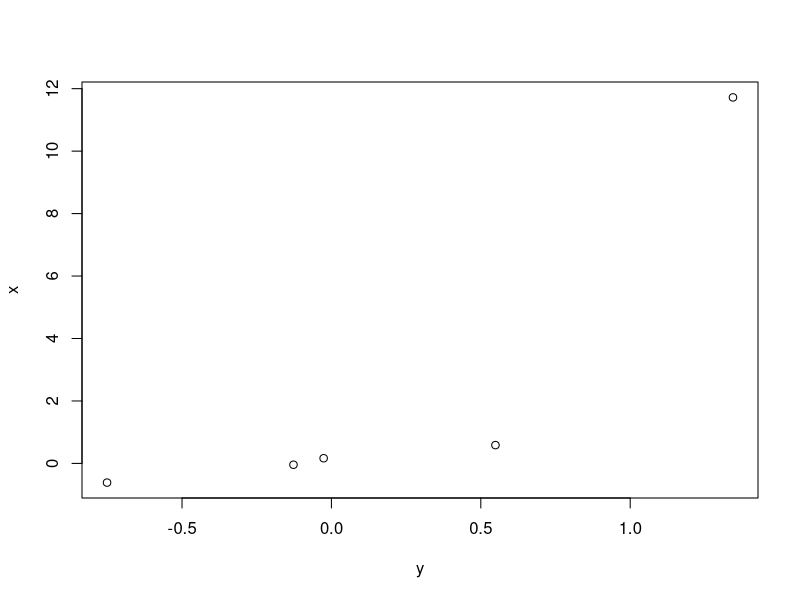
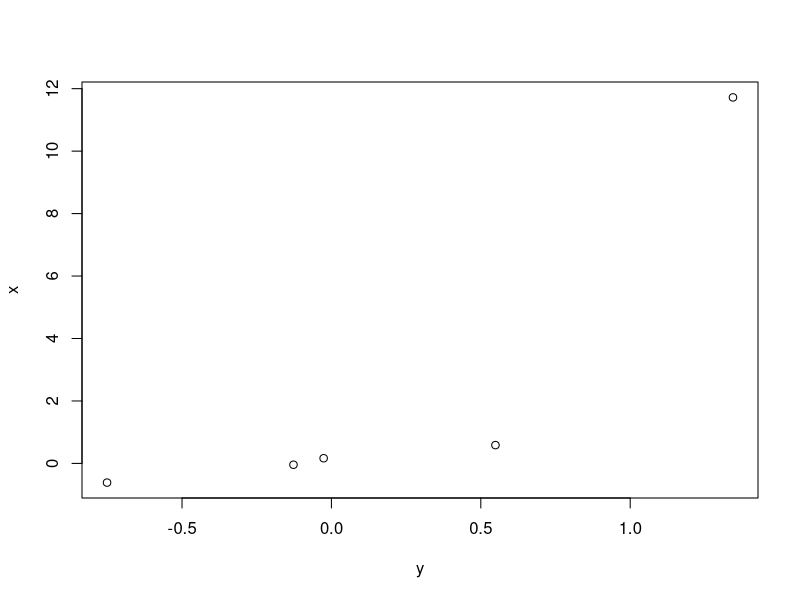

R code for these plots, in order:
# Q1
mtcars$cyl <- as.factor(mtcars$cyl) 
model <- lm(mpg ~ cyl + wt, data=mtcars)
model$coefficients[3]

# Q2
modelPlain <- lm(mpg ~ cyl, data=mtcars)
modelPlain

# Q3
modelInteraction <- lm(mpg ~ cyl*wt, data = mtcars)
summary(modelInteraction)
summary(model)
anova(model,modelInteraction)

# Q4
model <- lm(mpg ~ I(wt * 0.5) + cyl, data = mtcars)
summary(model)

# Q5
x <- c(0.586, 0.166, -0.042, -0.614, 11.72)
y <- c(0.549, -0.026, -0.127, -0.751, 1.344)
plot(y,x)
model <- lm(y ~ x)

# Q6
x <- c(0.586, 0.166, -0.042, -0.614, 11.72)
y <- c(0.549, -0.026, -0.127, -0.751, 1.344)
plot(y,x)
model <- lm(y ~ x)
dfbetas(model)